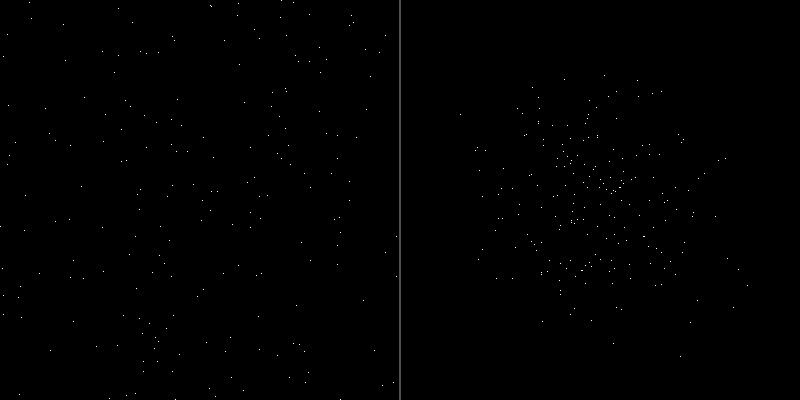

This chart was generated by the following Python code:

import numpy as np
from PIL import Image

# Configuration
PANEL_SIZE = 400        # Size of each panel
NUM_STARS = 200         # Same number of stars in each panel
BACKGROUND = 0          # Black background

# Create two panels side by side (800 x 400)
comparison = np.full((PANEL_SIZE, PANEL_SIZE * 2), BACKGROUND, dtype=np.uint8)

# === LEFT PANEL: Uniform Distribution ===
# Stars are equally likely to appear anywhere
x_uniform = np.random.randint(0, PANEL_SIZE, size=NUM_STARS)
y_uniform = np.random.randint(0, PANEL_SIZE, size=NUM_STARS)
comparison[y_uniform, x_uniform] = 255

# === RIGHT PANEL: Gaussian Distribution ===
# Stars cluster around the center with bell-curve falloff
CENTER = PANEL_SIZE // 2
SPREAD = 60  # Standard deviation

x_gaussian = np.random.normal(CENTER, SPREAD, size=NUM_STARS)
y_gaussian = np.random.normal(CENTER, SPREAD, size=NUM_STARS)

# Clip to panel bounds and shift to right panel (add PANEL_SIZE to x)
x_gaussian = np.clip(x_gaussian, 0, PANEL_SIZE - 1).astype(int) + PANEL_SIZE
y_gaussian = np.clip(y_gaussian, 0, PANEL_SIZE - 1).astype(int)

comparison[y_gaussian, x_gaussian] = 255

# Add a vertical divider line between panels
comparison[:, PANEL_SIZE - 1:PANEL_SIZE + 1] = 80  # Gray divider

# Save the comparison image
image = Image.fromarray(comparison, mode='L')
image.save('distribution_comparison.png')
